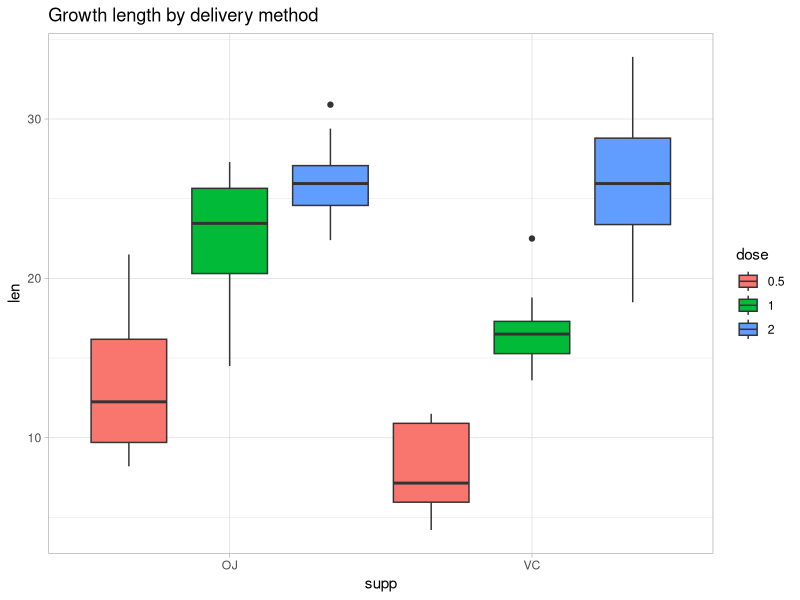
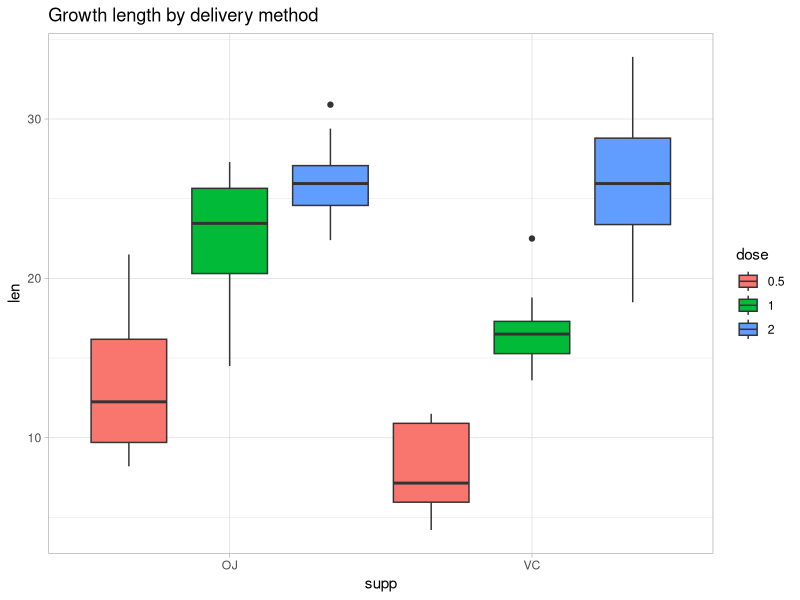

Recreate these plots in R, in order.
## ---- chunk 1
knitr::opts_chunk$set(echo = FALSE, comment="")
## ---- chunk 2
library(datasets)
data("ToothGrowth")
str(ToothGrowth)
## ---- chunk 3
ToothGrowth$dose <- as.factor(ToothGrowth$dose)
## ---- chunk 4
summary(ToothGrowth)
## ---- chunk 5
library(dplyr)
group.data <- ToothGrowth %>% group_by(supp,dose)
## ---- chunk 6
library(ggplot2)
ggplot(group.data, aes(x=supp, y=len, fill=dose)) + 
  geom_boxplot(position=position_dodge(1)) +
  theme_light() +
  labs(title = "Growth length by delivery method")
## ---- chunk 7
temp <- ToothGrowth %>% select(len,supp) %>% group_by(supp)
data <- temp %>% summarise(n = 30, mean = mean(len), sd = sd(len)) %>% distinct()
data
## ---- chunk 8
supps.values <- ToothGrowth %>% group_by(supp)
oj <- (supps.values %>% filter(supp=="OJ"))$len
vc <- (supps.values %>% filter(supp=="VC"))$len

t.test(oj, vc, paired = FALSE, var.equal = TRUE)
## ---- chunk 9
library(ggplot2)
ggplot(group.data, aes(x=supp, y=len, fill=dose)) + 
  geom_boxplot(position=position_dodge(1)) +
  theme_light() +
  labs(title = "Growth length by delivery method")
## ---- chunk 10
temp <- ToothGrowth %>% select(len,supp) %>% group_by(supp)
data <- temp %>% summarise(n = 30, mean = mean(len), sd = sd(len)) %>% distinct()

n <- as.numeric(data[data$supp=="OJ","n"])
m <- as.numeric(data[data$supp=="VC","n"])
sx <- as.numeric(data[data$supp=="OJ","sd"])
sy <- as.numeric(data[data$supp=="VC","sd"])
mx <- as.numeric(data[data$supp=="OJ","mean"])
my <- as.numeric(data[data$supp=="VC","mean"])
sp <- as.numeric(sqrt((n*sx^2 +m*sy^2)/(n+m-2)))
t <- (mx-my)/(sp*sqrt(1/n+1/m))
p <- 2*pt(t,m+n-2,lower.tail = FALSE)
## ---- chunk 11
supps.values <- ToothGrowth %>% group_by(supp)
oj <- (supps.values %>% filter(supp=="OJ"))$len
vc <- (supps.values %>% filter(supp=="VC"))$len

t.test(oj, vc, paired = FALSE, var.equal = TRUE)
